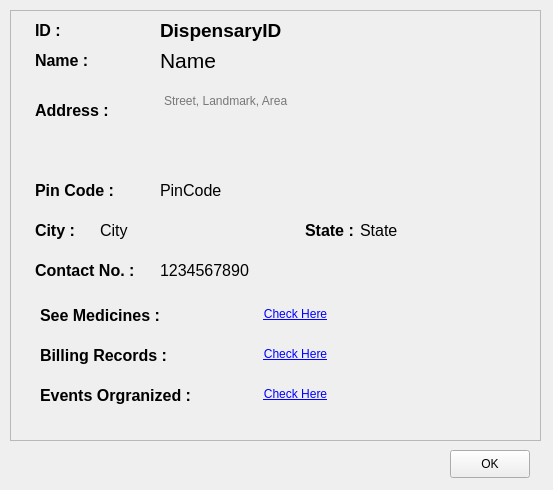
<?xml version="1.0" encoding="UTF-8"?>
<ui version="4.0">
 <class>dispensaryProfile</class>
 <widget class="QDialog" name="dispensaryProfile">
  <property name="geometry">
   <rect>
    <x>0</x>
    <y>0</y>
    <width>553</width>
    <height>490</height>
   </rect>
  </property>
  <property name="windowTitle">
   <string>Dispensary Profile</string>
  </property>
  <widget class="QFrame" name="frame">
   <property name="geometry">
    <rect>
     <x>10</x>
     <y>10</y>
     <width>531</width>
     <height>431</height>
    </rect>
   </property>
   <property name="styleSheet">
    <string notr="true"/>
   </property>
   <property name="frameShape">
    <enum>QFrame::StyledPanel</enum>
   </property>
   <property name="frameShadow">
    <enum>QFrame::Raised</enum>
   </property>
   <widget class="QLabel" name="nameLabel">
    <property name="geometry">
     <rect>
      <x>25</x>
      <y>30</y>
      <width>101</width>
      <height>41</height>
     </rect>
    </property>
    <property name="text">
     <string>&lt;html&gt;&lt;head/&gt;&lt;body&gt;&lt;p&gt;&lt;span style=&quot; font-size:12pt; font-weight:600;&quot;&gt;Name :&lt;/span&gt;&lt;/p&gt;&lt;/body&gt;&lt;/html&gt;</string>
    </property>
   </widget>
   <widget class="QLabel" name="addressLabel">
    <property name="geometry">
     <rect>
      <x>25</x>
      <y>80</y>
      <width>101</width>
      <height>41</height>
     </rect>
    </property>
    <property name="text">
     <string>&lt;html&gt;&lt;head/&gt;&lt;body&gt;&lt;p&gt;&lt;span style=&quot; font-size:12pt; font-weight:600;&quot;&gt;Address :&lt;/span&gt;&lt;/p&gt;&lt;/body&gt;&lt;/html&gt;</string>
    </property>
   </widget>
   <widget class="QLabel" name="contactLabel">
    <property name="geometry">
     <rect>
      <x>25</x>
      <y>240</y>
      <width>131</width>
      <height>41</height>
     </rect>
    </property>
    <property name="text">
     <string>&lt;html&gt;&lt;head/&gt;&lt;body&gt;&lt;p&gt;&lt;span style=&quot; font-size:12pt; font-weight:600;&quot;&gt;Contact No. :&lt;/span&gt;&lt;/p&gt;&lt;/body&gt;&lt;/html&gt;</string>
    </property>
   </widget>
   <widget class="QLabel" name="stateLabel">
    <property name="geometry">
     <rect>
      <x>295</x>
      <y>200</y>
      <width>101</width>
      <height>41</height>
     </rect>
    </property>
    <property name="text">
     <string>&lt;html&gt;&lt;head/&gt;&lt;body&gt;&lt;p&gt;&lt;span style=&quot; font-size:12pt; font-weight:600;&quot;&gt;State :&lt;/span&gt;&lt;/p&gt;&lt;/body&gt;&lt;/html&gt;</string>
    </property>
   </widget>
   <widget class="QLabel" name="pinCodeLabel">
    <property name="geometry">
     <rect>
      <x>25</x>
      <y>160</y>
      <width>101</width>
      <height>41</height>
     </rect>
    </property>
    <property name="text">
     <string>&lt;html&gt;&lt;head/&gt;&lt;body&gt;&lt;p&gt;&lt;span style=&quot; font-size:12pt; font-weight:600;&quot;&gt;Pin Code :&lt;/span&gt;&lt;/p&gt;&lt;/body&gt;&lt;/html&gt;</string>
    </property>
   </widget>
   <widget class="QLabel" name="cityLabel">
    <property name="geometry">
     <rect>
      <x>25</x>
      <y>200</y>
      <width>101</width>
      <height>41</height>
     </rect>
    </property>
    <property name="text">
     <string>&lt;html&gt;&lt;head/&gt;&lt;body&gt;&lt;p&gt;&lt;span style=&quot; font-size:12pt; font-weight:600;&quot;&gt;City :&lt;/span&gt;&lt;/p&gt;&lt;/body&gt;&lt;/html&gt;</string>
    </property>
   </widget>
   <widget class="QTextBrowser" name="address">
    <property name="geometry">
     <rect>
      <x>150</x>
      <y>80</y>
      <width>371</width>
      <height>61</height>
     </rect>
    </property>
    <property name="styleSheet">
     <string notr="true">background-color:transparent;
border:none;</string>
    </property>
    <property name="placeholderText">
     <string>Street, Landmark, Area</string>
    </property>
   </widget>
   <widget class="QLabel" name="pinCode">
    <property name="geometry">
     <rect>
      <x>150</x>
      <y>170</y>
      <width>181</width>
      <height>21</height>
     </rect>
    </property>
    <property name="styleSheet">
     <string notr="true">font-size:12pt;</string>
    </property>
    <property name="text">
     <string>PinCode</string>
    </property>
   </widget>
   <widget class="QLabel" name="state">
    <property name="geometry">
     <rect>
      <x>350</x>
      <y>210</y>
      <width>181</width>
      <height>21</height>
     </rect>
    </property>
    <property name="styleSheet">
     <string notr="true">font-size:12pt;</string>
    </property>
    <property name="text">
     <string>State</string>
    </property>
   </widget>
   <widget class="QLabel" name="city">
    <property name="geometry">
     <rect>
      <x>90</x>
      <y>210</y>
      <width>181</width>
      <height>21</height>
     </rect>
    </property>
    <property name="styleSheet">
     <string notr="true">font-size:12pt;</string>
    </property>
    <property name="text">
     <string>City</string>
    </property>
   </widget>
   <widget class="QLabel" name="contact">
    <property name="geometry">
     <rect>
      <x>150</x>
      <y>250</y>
      <width>181</width>
      <height>21</height>
     </rect>
    </property>
    <property name="styleSheet">
     <string notr="true">font-size:12pt;</string>
    </property>
    <property name="text">
     <string>1234567890</string>
    </property>
   </widget>
   <widget class="QLabel" name="name">
    <property name="geometry">
     <rect>
      <x>150</x>
      <y>30</y>
      <width>371</width>
      <height>41</height>
     </rect>
    </property>
    <property name="styleSheet">
     <string notr="true">font-size:16pt;</string>
    </property>
    <property name="text">
     <string>Name</string>
    </property>
   </widget>
   <widget class="QLabel" name="IDLabel">
    <property name="geometry">
     <rect>
      <x>25</x>
      <y>0</y>
      <width>131</width>
      <height>41</height>
     </rect>
    </property>
    <property name="text">
     <string>&lt;html&gt;&lt;head/&gt;&lt;body&gt;&lt;p&gt;&lt;span style=&quot; font-size:12pt; font-weight:600;&quot;&gt;ID :&lt;/span&gt;&lt;/p&gt;&lt;/body&gt;&lt;/html&gt;</string>
    </property>
   </widget>
   <widget class="QLabel" name="dispensaryID">
    <property name="geometry">
     <rect>
      <x>150</x>
      <y>0</y>
      <width>371</width>
      <height>41</height>
     </rect>
    </property>
    <property name="styleSheet">
     <string notr="true">font-size:14pt;
font-weight: bold;</string>
    </property>
    <property name="text">
     <string>DispensaryID</string>
    </property>
   </widget>
   <widget class="QLabel" name="seeMedicineLabel">
    <property name="geometry">
     <rect>
      <x>30</x>
      <y>285</y>
      <width>191</width>
      <height>41</height>
     </rect>
    </property>
    <property name="text">
     <string>&lt;html&gt;&lt;head/&gt;&lt;body&gt;&lt;p&gt;&lt;span style=&quot; font-size:12pt; font-weight:600;&quot;&gt;See Medicines :&lt;/span&gt;&lt;/p&gt;&lt;/body&gt;&lt;/html&gt;</string>
    </property>
   </widget>
   <widget class="QLabel" name="billingRecordsLabel">
    <property name="geometry">
     <rect>
      <x>30</x>
      <y>330</y>
      <width>191</width>
      <height>31</height>
     </rect>
    </property>
    <property name="text">
     <string>&lt;html&gt;&lt;head/&gt;&lt;body&gt;&lt;p&gt;&lt;span style=&quot; font-size:12pt; font-weight:600;&quot;&gt;Billing Records :&lt;/span&gt;&lt;/p&gt;&lt;/body&gt;&lt;/html&gt;</string>
    </property>
   </widget>
   <widget class="QLabel" name="eventsOrganizedLabel">
    <property name="geometry">
     <rect>
      <x>30</x>
      <y>370</y>
      <width>191</width>
      <height>31</height>
     </rect>
    </property>
    <property name="text">
     <string>&lt;html&gt;&lt;head/&gt;&lt;body&gt;&lt;p&gt;&lt;span style=&quot; font-size:12pt; font-weight:600;&quot;&gt;Events Orgranized :&lt;/span&gt;&lt;/p&gt;&lt;/body&gt;&lt;/html&gt;</string>
    </property>
   </widget>
   <widget class="QPushButton" name="seeMedicine">
    <property name="geometry">
     <rect>
      <x>230</x>
      <y>290</y>
      <width>111</width>
      <height>28</height>
     </rect>
    </property>
    <property name="styleSheet">
     <string notr="true">text-decoration:underline;
color:blue;
border:none;</string>
    </property>
    <property name="text">
     <string>Check Here</string>
    </property>
   </widget>
   <widget class="QPushButton" name="billingRecords">
    <property name="geometry">
     <rect>
      <x>230</x>
      <y>330</y>
      <width>111</width>
      <height>28</height>
     </rect>
    </property>
    <property name="styleSheet">
     <string notr="true">text-decoration:underline;
color:blue;
border:none;</string>
    </property>
    <property name="text">
     <string>Check Here</string>
    </property>
   </widget>
   <widget class="QPushButton" name="eventsOrganized">
    <property name="geometry">
     <rect>
      <x>230</x>
      <y>370</y>
      <width>111</width>
      <height>28</height>
     </rect>
    </property>
    <property name="styleSheet">
     <string notr="true">text-decoration:underline;
color:blue;
border:none;</string>
    </property>
    <property name="text">
     <string>Check Here</string>
    </property>
   </widget>
  </widget>
  <widget class="QPushButton" name="pushButton">
   <property name="geometry">
    <rect>
     <x>450</x>
     <y>450</y>
     <width>80</width>
     <height>28</height>
    </rect>
   </property>
   <property name="text">
    <string>OK</string>
   </property>
  </widget>
 </widget>
 <resources/>
 <connections/>
</ui>
